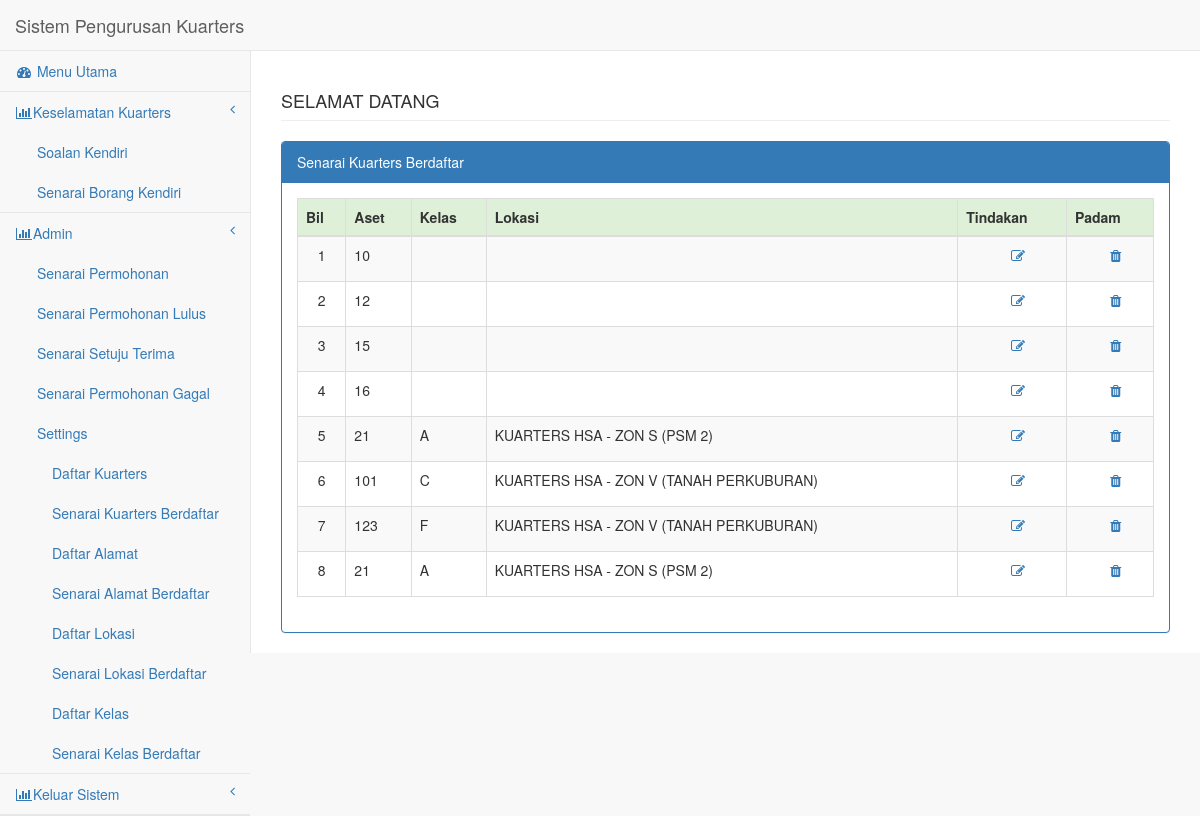
The app's page /pages/testing2.php with its own data.
### tables this page shows
CREATE TABLE IF NOT EXISTS `tbl_daftarkuarter` (
  `k_id` int(20) NOT NULL AUTO_INCREMENT,
  `k_idasset` int(50) NOT NULL,
  `k_kelas` varchar(50) NOT NULL,
  `k_gred` varchar(100) NOT NULL,
  `k_jenisrumah` varchar(100) NOT NULL,
  `k_jenisasset` varchar(250) NOT NULL,
  `k_lokasi` varchar(250) NOT NULL,
  `k_alamatrumah` text NOT NULL,
  PRIMARY KEY (`k_id`)
);

CREATE TABLE IF NOT EXISTS `tbl_kelas` (
  `s_id` int(50) NOT NULL AUTO_INCREMENT,
  `s_nama` text NOT NULL,
  `s_deposit` varchar(250) NOT NULL,
  `s_susun` varchar(100) NOT NULL,
  `s_status` int(50) NOT NULL DEFAULT '1',
  PRIMARY KEY (`s_id`)
);

CREATE TABLE IF NOT EXISTS `tbllokasi` (
  `l_id` int(11) NOT NULL AUTO_INCREMENT,
  `l_nama` varchar(250) NOT NULL,
  `l_jabatan` int(11) NOT NULL,
  `l_susun` int(11) NOT NULL,
  `l_status` int(11) NOT NULL DEFAULT '1',
  KEY `pid` (`l_id`)
);

### pages/testing2.php (the view, shortened to what this page needs)
<!DOCTYPE html>
<html>
<head>
    <link href="../bower_components/bootstrap/dist/css/bootstrap.min.css"
    rel="stylesheet">
    <link href="../bower_components/metisMenu/dist/metisMenu.min.css"
        rel="stylesheet">
    <link href="../dist/css/sb-admin-2.css" rel="stylesheet">
    <link href="../bower_components/font-awesome/css/font-awesome.min.css"
    rel="stylesheet" type="text/css">
</head>
<body>
    <form method="POST" onsubmit="return confirm('Adakah anda pasti untuk buang?');">
        <div id="wrapper">
            <?php include('leftbar.php');?>
            <div id="page-wrapper">
                <div class="row">
                    <div class="col-lg-12">
                        <h4 class="page-header">
                            <?php echo strtoupper("selamat datang"." ".htmlentities($_SESSION['namapegawai']));?>
                        </h4>
                    </div>
                </div>
                <div class="row">
                    <div class="col-lg-12">
                        <div class="panel panel-primary">
                            <div class="panel-heading">
                                Senarai Kuarters Berdaftar
                            </div>
                            <div class="panel-body">
                                <div class="dataTable_wrapper">
                                    <table class="table table-striped table-bordered table-hover" id="dataTables-example">
                                        <thead>
                                        <tr class="success">
                                            <th>Bil</th>
                                            <th>Aset</th>
                                            <th>Kelas</th>
                                            <th>Lokasi</th>
                                            <th>Tindakan</th>
                                            <th>Padam</th>
                                        </tr>
                                        </thead>
                                        <tbody>
                                    <?php
                                             $querydaftar     = "SELECT * FROM  tbl_daftarkuarter ";
                                            $resultdaftar    = mysql_query($querydaftar) or die(mysql_error());
                                            $datadaftarow     = mysql_num_rows($resultdaftar);
                                        if($datadaftarow < 1)
                                        {
                                            ?>
                                            <tr><td colspan="5" align="center"> Tiada Maklumat </td></tr>
                                            <?php
                                        }
                                        else
                                        {
                                            $sn = 1;
                                            while($datadaftar2 = mysql_fetch_array($resultdaftar))
                                            {
                                                $xdaftarasset   = $datadaftar2 ['k_idasset'];
                                                $xkelas         = $datadaftar2 ['k_kelas'];
                                                $xlokasi        = $datadaftar2 ['k_lokasi'];
                                                $xid            = $datadaftar2 ['k_id'];
                                                $querykelas     = "SELECT * FROM  tbl_kelas WHERE s_id = '$xkelas'";
                                                $resultkelas    = mysql_query($querykelas) or die(mysql_error());
                                                $datakelas      = mysql_fetch_array($resultkelas);
                                                $ykelas         = $datakelas['s_nama'];
                                                $querylokasi   = "SELECT * FROM  tbllokasi WHERE l_id = '$xlokasi'";
                                                $resultlokasi  = mysql_query($querylokasi) or die(mysql_error());
                                                $datalokasi    = mysql_fetch_array($resultlokasi);
                                                $ylokasi       = $datalokasi['l_nama'];
                                            ?>
                                                <tr class="odd gradeX">
                                                    <td align='center'><?php echo $sn?>
                                                    <input type="hidden" name="fid" value="<?php echo $xid?>"></td>
                                                    <td><?php echo htmlentities(strtoupper($xdaftarasset));?></td>
                                                    <td><?php echo htmlentities(strtoupper($ykelas  ));?></td>
                                                    <td><?php echo htmlentities(strtoupper($ylokasi ));?></td>
                                                    <td align='center'>&nbsp;&nbsp;<a href="kemaskini.php?id=<?php echo htmlentities($xid);?>">
                                                        <p class="fa fa-edit"></p></a>
                                                    </td>
                                                    <td align='center'>&nbsp;&nbsp;<a href="padamkuarters.php?id=<?php echo htmlentities($xid);?>">
                                                        <p class="fa fas fa-trash"></p>
                                                    </a>
                                                    </td>
                                                </tr>
                                                <?php
                                                $sn++;
                                            }
                                        }
                                        ?>
                                        </tbody>
                                    </table>
                                </div>
                            </div>
                        </div>
                    </div>
                </div>
            </div>
</body>
</html>

### records on screen
tbl_daftarkuarter: k_idasset "10"
tbl_daftarkuarter: k_idasset "12"
tbl_daftarkuarter: k_idasset "15"
tbl_daftarkuarter: k_idasset "16"
tbl_daftarkuarter: k_idasset "21", tbl_kelas.s_nama "A", tbllokasi.l_nama "KUARTERS HSA - ZON S (PSM 2)"
tbl_daftarkuarter: k_idasset "101", tbl_kelas.s_nama "C", tbllokasi.l_nama "KUARTERS HSA - ZON V (TANAH PERKUBURAN)"
tbl_daftarkuarter: k_idasset "123", tbl_kelas.s_nama "F", tbllokasi.l_nama "KUARTERS HSA - ZON V (TANAH PERKUBURAN)"
tbl_daftarkuarter: k_idasset "21", tbl_kelas.s_nama "A", tbllokasi.l_nama "KUARTERS HSA - ZON S (PSM 2)"
